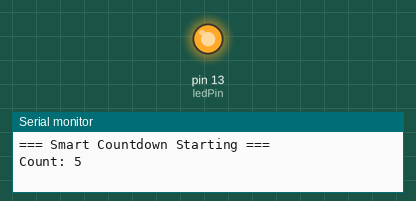
Bench run of a sketch on a simulated Arduino Uno, built with avr-gcc and run on an emulated ATmega328P. On the bench: output pins drawn as LEDs (lit = HIGH), the last lines printed to the serial monitor.

Above: at 0.1 s.
At 9.9 s:
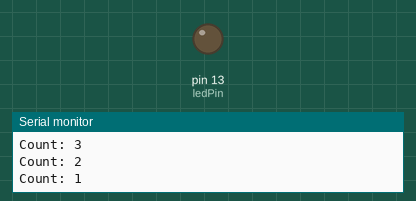
Timing chart, 0 to 11.4 s (numbered marks = the images above):
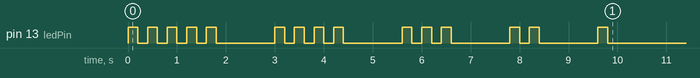

The sketch:

Task_5.ino
```cpp
int startValue = 5;      //Step 1 : Create variable
int ledPin = 13;

void flashLED(int times) {           // Your own function
  int flashCount = times;            // Own loop variable inside function
  while (flashCount > 0){
    digitalWrite(ledPin, HIGH);      // LED ON
    delay(200);                      // PN for 200ms
    digitalWrite(ledPin, LOW);       // LED OFF
    delay(200);                      // OFF for 200ms
    flashCount = flashCount - 1;     // Count down flashes
  }

}
void setup() {
    pinMode(ledPin, OUTPUT);         // Configure Pin 13 as OUTPUT
    Serial.begin(9600);              // Start Serial communication

    Serial.println("=== Smart Countdown Starting ===");


  int count = startValue;            // Use while loop to count DOWN
  while (count > 0) {                // Loop runs while count > 0
     Serial.print("Count: ");        // Print current count
     Serial.println(count);

     flashLED(count);                // Call function - blank LED 'count' times

     delay(1000);                    // Wait 1 second
     count = count - 1;              //Count down by 1
  }

   Serial.println("=== Countdown Complete ===");
}
  // put your setup code here, to run once:

void loop() {
  //Everything happens once in setup()
  // put your main code here, to run repeatedly:

}
```
